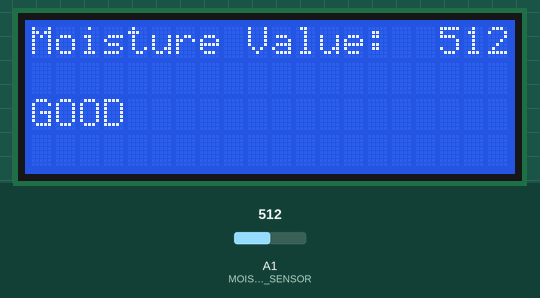
Simulated run of this sketch. Board: Arduino Uno, built with avr-gcc and run on an emulated ATmega328P. Parts: 20×4 character LCD. The test bench sets the inputs (shaded band); at power-on: A1 (MOISTURE_SENSOR) = 512. What the sketch prints to the serial monitor is not drawn.

Above: at 1.2 s.
1.3 s: A1 (MOISTURE_SENSOR) set to 209
At 3.3 s:
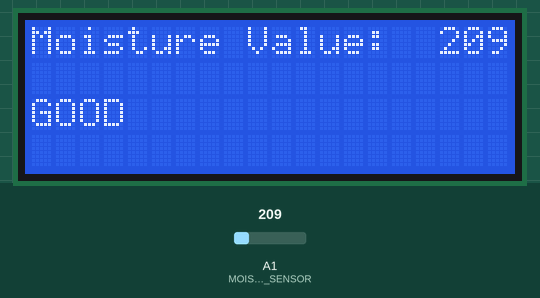
3.6 s: A1 (MOISTURE_SENSOR) set to 181
At 4.9 s:
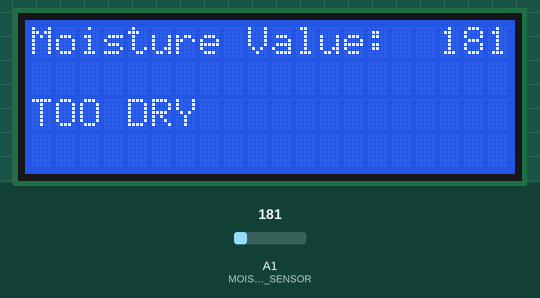
5.7 s: A1 (MOISTURE_SENSOR) set to 122
At 8.3 s:
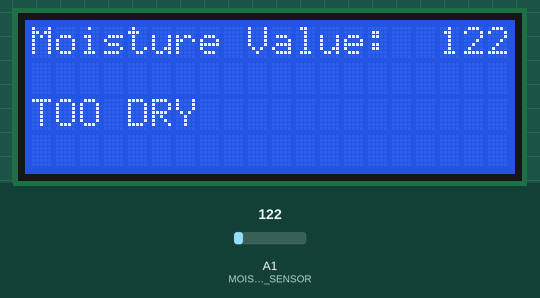
Timing chart, 0 to 9.8 s (numbered marks = the images above; inputs shaded):
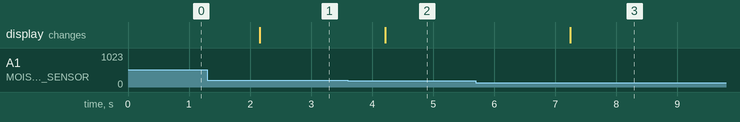

Measured:
- the behaviour switches between 200 and 199 on A1 (MOISTURE_SENSOR) (found by bisection; images 1 and 2)
- after the input at 1.3 s, the display: changes after 0.86 s (image 1)
- after the input at 3.6 s, the display: changes after 0.62 s (image 2)
- after the input at 5.7 s, the display: changes after 1.5 s (image 3)

The sketch:

AutoPlantCaring.ino
```cpp
#include <Wire.h>  // Arduino IDE built-in library
#include <LiquidCrystal_I2C.h> // Arduino IDE built-in library

#define MOISTURE_SENSOR A1
#define SPRINKLE_PORT 4

//variables
LiquidCrystal_I2C lcd(0x27, 2, 1, 0, 4, 5, 6, 7, 3, POSITIVE);  //congif LCD I2C
int val;
bool tooDry = false;
const int TOO_DRY_VALUE = 200;
const int TOO_WET_VALUE = 350;
char  str[8];

void setup()
{
  Serial.begin(9600);

  //initial LCD
  lcd.begin(20, 4);
  lcd.backlight();
}


void loop ()
{
  val = analogRead(MOISTURE_SENSOR);
  if (val < TOO_DRY_VALUE) {
    tooDry = true;
  }

  if (val > TOO_WET_VALUE) {
    tooDry = false;
  }

  serialPrint();
  drawLCD();
  delay(1000);
}
void serialPrint() {
  Serial.print("Moisture Sensor Value:");
  Serial.println(val);
  if (tooDry) {
    Serial.println("TOO DRY        ");
  } else {
    Serial.println("GOOD   ");
  }
}
void drawLCD()
{
  lcd.setCursor(0, 0);
  lcd.print("Moisture Value:");

  sprintf(str, "%5d", val);
  lcd.print(str);
  lcd.setCursor(0, 2);
  if (tooDry) {
    lcd.print("TOO DRY    ");
    sprinkle ();
  } else {
    lcd.print("GOOD       ");
  }

}
void sprinkle () {
  Serial.print("Going to sprinkle for 2 seconds.");
  digitalWrite(SPRINKLE_PORT, HIGH);
  delay(2000);
  digitalWrite(SPRINKLE_PORT, LOW);
  Serial.print("Finish sprinkling.");
}
```
